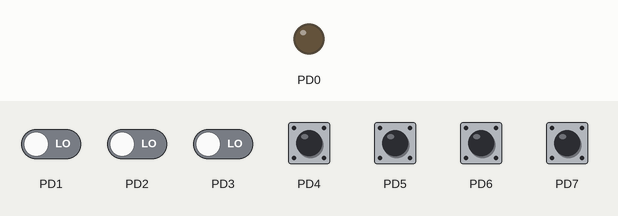
Simulated run of this program. Board: ATmega328P, built with avr-gcc and emulated at 8 MHz. On the bench: output pins drawn as LEDs (lit = HIGH). Dashed ring = blinking. Inputs (shaded band) come from the test bench; at power-on: PD4–7 HIGH, PD1–3 LOW.

Above: at 1.2 s.
1.3 s: PD4 pulled LOW for 0.15 s
4.3 s: PD5 pulled LOW for 0.15 s
At 5.04 s:
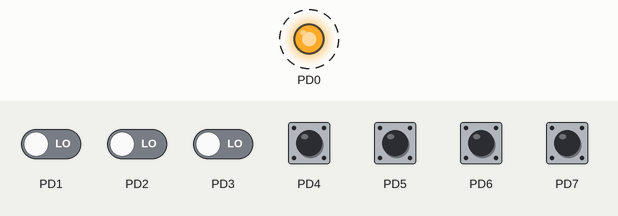
7.3 s: PD6 pulled LOW for 0.15 s
At 10.1 s:
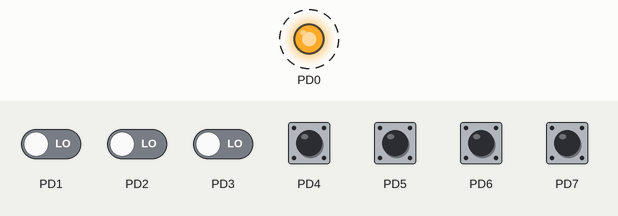
Timing chart, 0 to 15.8 s (numbered marks = the images above; inputs shaded):
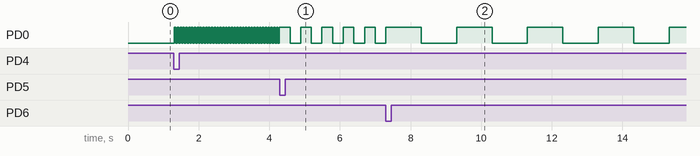

The program:

main.c
```c
/*
 * N button_debounce_v1 - this version only allows buttons on port D (as example) -
 * V2 version uses arrays to define the ports to use if not the same and V3 uses structs.
 *
 * Created: 30/12/2023 6:43:16 PM
 * Author : Happymacer
 *
 * version 1 - 21/1/24 - uses CTC method as this auto resets the counter to 0 on compare match and "n" buttons
 *
 * Test status - 21/1/24 OK
 *
 *
 * refer https://www.nongnu.org/avr-libc/user-manual/index.html and https://www.gnu.org/software/gnu-c-manual/gnu-c-manual.html
 *
 * Process -
 * 1 - setup a regular counter for 1ms ticks (ie the equivalent to Arduino Millis())
 * 2 - This version uses Timer 0 with a count value of 125 and prescale is 64 assuming 8MHz clock.
 * 3 - Update the button in the ISR of the 1ms timer, so the button gets tested every 1ms
 * 4 - refer to button debounce algorithm https://hackaday.com/2015/12/10/embed-with-elliot-debounce-your-noisy-buttons-part-ii/#more-180185 for details how the debounce works
 * 5 - assume all buttons on same port (Port D)
 *
 */

//includes
#include <avr/io.h>
#include <avr/interrupt.h>
#include <stdint.h>

//defines
#define SET_BIT(byte, bit) (byte |= (1 << bit))
#define CLEAR_BIT(byte, bit) (byte &= ~(1 << bit))
#define TOGGLE_BIT(byte, bit) (byte ^= (1 << bit))
#define LED 0x00
#define MASK 0b11000111
#define n 4 //4 buttons


//Global variables
uint8_t button_history[n];
volatile uint64_t milliCtr;
volatile uint64_t startCnt;  //dont set these to 0 to ensure the compiler puts the variables in the .BSS section of the code (see Lib-c manual)
int delay = 1000;
const uint8_t button[n] = {0x07, 0x06, 0x05, 0x04}; //remember that the array starts at index 0, not 1  All buttons on same port.


//prototype functions
void startmillis();
void update_button(uint8_t *button_history, uint8_t button_port, uint8_t button_bit);
uint8_t read_button(uint8_t byte, uint8_t bit);
uint8_t is_button_pressed(uint8_t *button_history);
uint8_t is_button_released(uint8_t *button_history);
uint8_t is_button_down(uint8_t *button_history);
uint8_t is_button_up(uint8_t *button_history);

//Interrupt handling routines
//Timer 0
//increment a global variable (milliCtr) once each time
ISR(TIMER0_COMPA_vect)
{
	// consider what happens when it overflows...
	// when overflow is due at next interrupt instance then
	// reset starting counter
	if (milliCtr >= UINT64_MAX)  //UINT64_MAX should equal 0xffff ffff ffff ffff
	{
		startCnt = milliCtr;
	}
	milliCtr++;

	for (uint8_t i=0; i < n; i++)
	{
		update_button(&button_history[i], PIND, button[i]); // used port D for buttons
	}


};


int main(void)
{
	uint8_t press_count = 0;
	uint8_t release_count = 0;
	// start the Millis timer - on timer 0 counts 125, prescale 64, interrupt on compare overflow
	startmillis();
	//use the LED on PD0 to signal the millis count is working
	startCnt = milliCtr;
	SET_BIT(DDRD,LED); //set bit D0 to output
	for (uint8_t i=0; i<n; i++)
	{
		CLEAR_BIT(DDRD, button[i]);  //clear bits to configure as input for buttons on port D
		SET_BIT(PORTD, button[i]); //set bits to turn on pullup resistor on port D
	}


    while (1)
    {
		if (milliCtr-startCnt >= delay) // count "delay" number of ms
		{
			startCnt = milliCtr;
			TOGGLE_BIT(PORTD, LED); // toggle the LED
		}

		//read the button

		if (is_button_down(&button_history[3]))
		{
			//press_count++;
			delay = 20;
		}
		if (is_button_down(&button_history[2]))
		{
			//press_count++;
			delay = 150;
		}

		if (is_button_down(&button_history[1]))
		{
			//release_count++;
			delay = 500;
		}
		if (is_button_down(&button_history[0]))
		{
			//release_count++;
			delay = 1000;
		}
    }

} //end of main.c


	// Start all subroutine definitions here


	void startmillis()
	{
		//enable global interrupts
		sei();
		// The overflow interrupt is TIMER0_OVF_vect
		TIMSK0 |= (1<<1);  // set Timer/Counter0 Interrupt Mask Register - enable timer 0 output compare interrupt
		OCR0A = 0xFA; // set Timer/Counter Register - counter start point
		TCCR0A = 0x02; // set Timer/Counter Control Register A to "CTC mode"
		TCCR0B = 0x03; // set Timer/Counter Control Register B, 64 prescaler

	}


	uint8_t read_button(uint8_t port, uint8_t bit)
	{
		if ((port & (1<<bit)) == 0) return 1; // (1<<bit) is to set the mask to all zeros except the bit in question. Single & as we are performing a logical "and", not a comparison)
		else return 0;
	}


	void update_button(uint8_t *button_history, uint8_t button_port, uint8_t button_bit)
	{
		*button_history = *button_history << 1;
		*button_history |= read_button(button_port, button_bit);
	}


	uint8_t is_button_pressed(uint8_t *button_history)
	{
		return (*button_history == 0b01111111);
	}


	uint8_t is_button_released(uint8_t *button_history)
	{
		uint8_t released = 0;
		if ((*button_history & MASK) == 0b11000000)
		{
			released = 1;
			*button_history = 0b00000000;
		}
		return released;
	}


	uint8_t is_button_down(uint8_t *button_history)
	{
		return (*button_history == 0b11111111);
	}


	uint8_t is_button_up(uint8_t *button_history)
	{
		return (*button_history == 0b00000000);
	}
```

Measured:
- after the input at 4.3 s, PD0: alternates HIGH for 0.30 s and LOW for 0.30 s, starting after 0.29 s
- after the input at 7.3 s, PD0: alternates HIGH for 1.0 s and LOW for 1.0 s, starting after 1.0 s
- by itself, PD0: alternates HIGH for 0.04 s and LOW for 0.04 s
